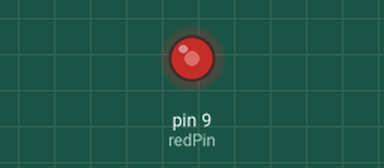
Simulated run of this sketch. Board: Arduino Uno, built with avr-gcc and run on an emulated ATmega328P. Parts: output pins drawn as LEDs (lit = HIGH).

Above: at 0.1 s.
Timing chart, 0 to 1.6 s (numbered marks = the images above):
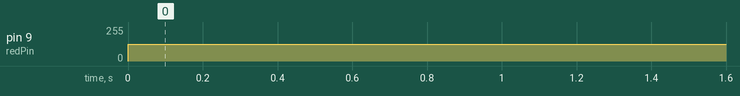

Measured:
- by itself, pin 9 (redPin): 0/255 → 127/255 at 0.00 s

The sketch:

Lesson8.ino
```cpp
// Lesson 8: Pulse Width Modulation (PWM) and Analog write command
// When we observe the voltage at a point in the circuit.
// When we look the voltage coming of pin 9, when bright is 255, we observe the voltage of around 4.8V as a straight line
// When we look the voltage coming of pin 9, when bright is 127, we observe the voltage of around 2.3V as a jumping up and down to average the voltage.
// We are at 5 at half the time and 0 half the time, thereby averaging the voltage to 2.5. We have 4.2 divisions and 0.5 ms/div. The time period is 4ms.

// Adding a capcitor in the circuit will smoothen the signal
int redPin = 9;
int bright = 127;

void setup() {
  pinMode(redPin, OUTPUT);
}

void loop() {
  analogWrite(redPin, bright);delay(200);
}
```
